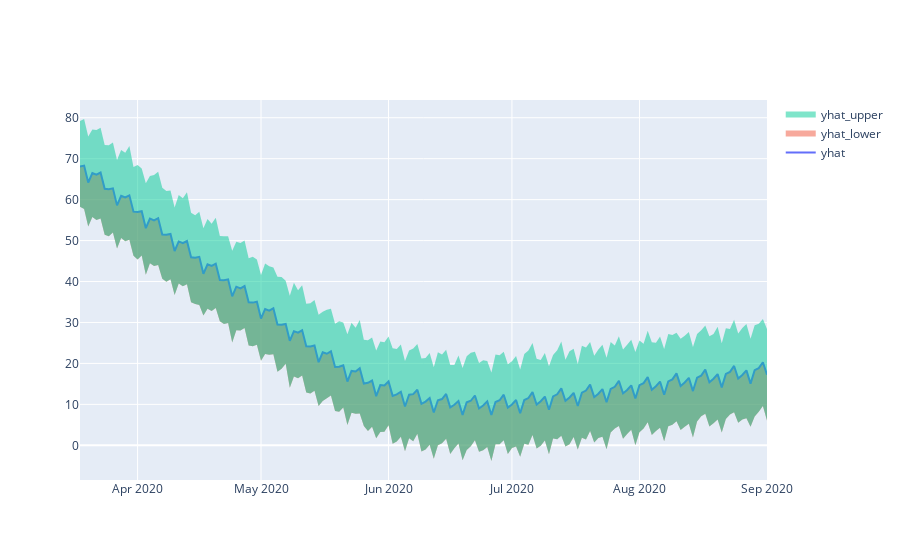

Notebook source saved alongside this figure:
### Code cell
iplot([go.Scatter(
        x = forcast_df.ds,
        y = forcast_df.yhat,
        name = 'yhat'),
       go.Scatter(
        x = forcast_df.ds,
        y = forcast_df.yhat_lower,
        name = 'yhat_lower', fill = 'tonexty', mode = 'none'),
        go.Scatter(
            x = forcast_df.ds,
        y = forcast_df.yhat_upper,
        name = 'yhat_upper', fill = 'tonexty', mode = 'none')])

### Figure 1 — Plotly figure (JSON) as saved in the notebook; plotly's stock layout.template omitted (floating-point values rounded to 4 significant figures; data arrays with more than 128 entries replaced by an {"elided": "..."} marker saying what was removed)
{"data": [{"name": "yhat", "type": "scatter", "x": {"elided": "168 str values"}, "y": {"elided": "168 float values"}}, {"fill": "tonexty", "mode": "none", "name": "yhat_lower", "type": "scatter", "x": {"elided": "168 str values"}, "y": {"elided": "168 float values"}}, {"fill": "tonexty", "mode": "none", "name": "yhat_upper", "type": "scatter", "x": {"elided": "168 str values"}, "y": {"elided": "168 float values"}}], "layout": {}}
